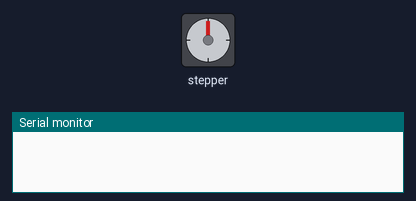
This sketch was run on a simulated Raspberry Pi Pico. On the bench: stepper motor, the last lines printed to the serial monitor. Stepper angles assume 200 steps per turn.

Above: at 0.15 s.
At 10.05 s:
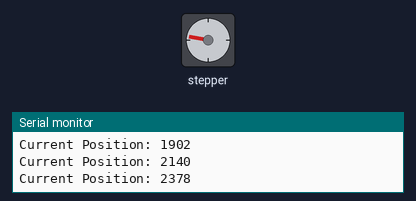
At 19.96 s:
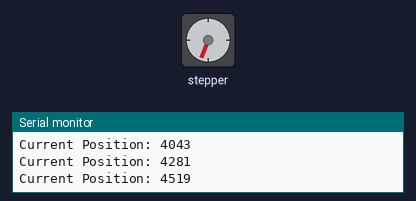
At 39.77 s:
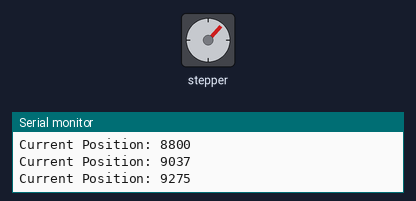
Timing chart, 0 to 40.0 s (numbered marks = the images above):
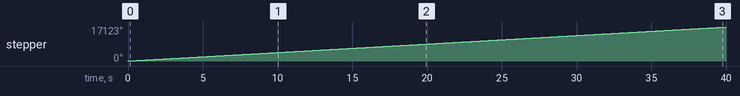

Measured:
- by itself, stepper: keeps turning clockwise at about 428°/s

The sketch:

motor_stepper_342.ino
```cpp
// snippet: motor_stepper_342
// tags: motor, stepper, direction, accelstepper
// not-tags: 28byj48, uln2003, 4wire, 2048
// boards: avr, esp32, megaavr, nano33iot, romi32u4, rp2040
// library: AccelStepper
// description: Set an AccelStepper (step=3, dir=4) to a constant speed of 300 steps/sec using setSpeed()
// prompts: accelstepper, (step=3, dir=4), constant, speed, steps/sec
// verified: compile-only
// source: kd-generated (id 342)
// exact-include: AccelStepper.h

#include <AccelStepper.h>

// Stepper motor connections
const int STEP_PIN = 3;
const int DIR_PIN = 4;
AccelStepper stepper(AccelStepper::DRIVER, STEP_PIN, DIR_PIN);

unsigned long prevMs = 0;
const unsigned long PRINT_INTERVAL = 1000; // 1000ms (1 second)

void setup() {
  Serial.begin(9600);
  stepper.setMaxSpeed(300);  // 300 steps/sec
  stepper.setSpeed(300);     // Set constant speed
}

void loop() {
  unsigned long now = millis();

  // Run the stepper at the set speed
  stepper.runSpeed();  // steps at constant speed; call every loop iteration

  // Print current position every second
  if (now - prevMs >= PRINT_INTERVAL) {
    prevMs = now;
    Serial.print("Current Position: ");
    Serial.println(stepper.currentPosition());  // current position in steps (no currentSpeed() method exists)
  }
}
```
